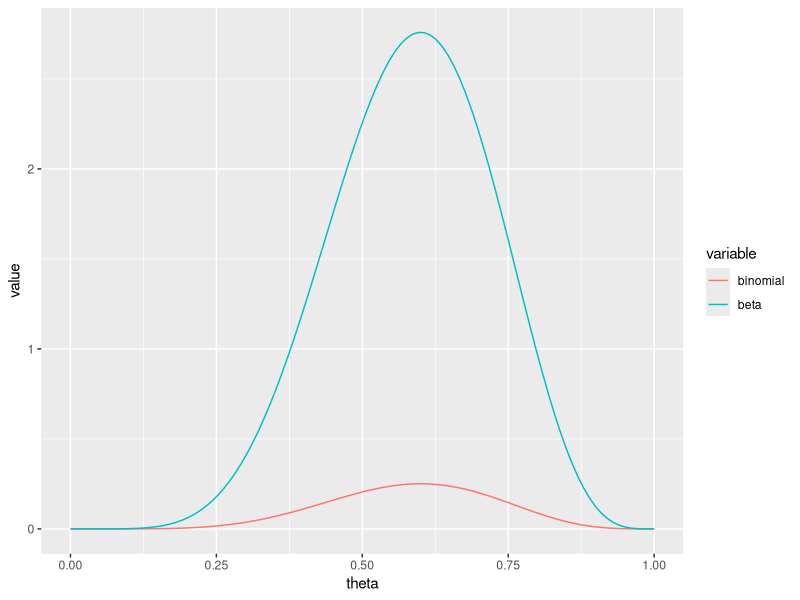
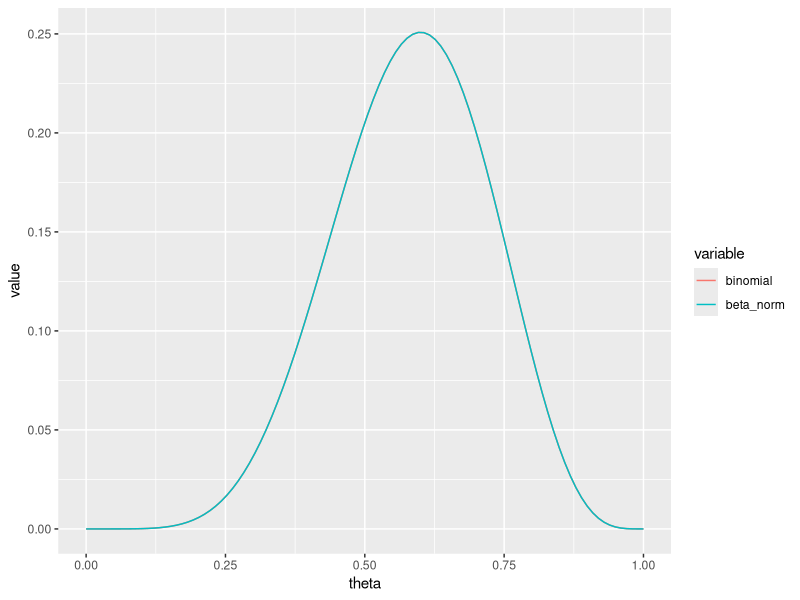

Generate these figures, in order, with R:
library(data.table)
library(ggplot2)
library(dplyr)

# Compare Beta distributions to binomial distributions

theta <- seq(from=0, to=1, len=100)

n <- 10
k <- 6

# Theta values
data <- data.table(theta=theta)

# Generate binomial density
data$binomial <- dbinom(x=k, size=n, prob=theta)

# Generate (unnormalized) beta density
data$beta <- dbeta(theta, shape1=k+1, shape2=n-k+1)

# Now generate normalized data for beta distribution (divide through by n+1)
data[, beta_norm := beta/(n+1)]

plotdata <- melt(data, id.vars='theta')

# Plot the binomial vs unnormalized beta densities
# The two densities are very different; they have the same shape but beta always takes on higher values
ggplot(data=plotdata[!grepl('norm', variable)], aes(x=theta, y=value, color=variable)) + geom_line()

# Plot the binomial vs unnormalized beta densities
# Now the normalized beta distribution and binomial distributions plot directly on top of each other 
ggplot(data=plotdata[variable %in% c('binomial', 'beta_norm')], aes(x=theta, y=value, color=variable)) + geom_line()


